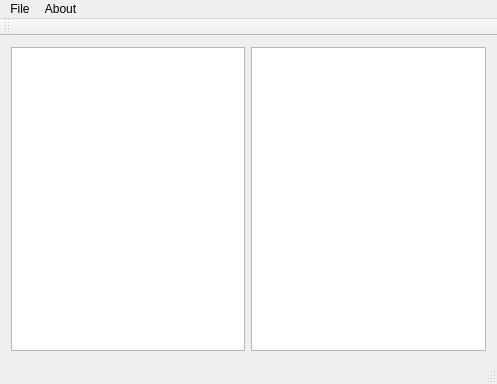
<?xml version="1.0" encoding="UTF-8"?>
<ui version="4.0">
 <class>MainWindow</class>
 <widget class="QMainWindow" name="MainWindow">
  <property name="geometry">
   <rect>
    <x>0</x>
    <y>0</y>
    <width>497</width>
    <height>384</height>
   </rect>
  </property>
  <property name="windowTitle">
   <string>ReFovea</string>
  </property>
  <property name="windowIcon">
   <iconset>
    <normaloff>res/refovea_alpha.png</normaloff>res/refovea_alpha.png</iconset>
  </property>
  <widget class="QWidget" name="centralWidget">
   <layout class="QHBoxLayout" name="horizontalLayout">
    <item>
     <widget class="QListView" name="listView"/>
    </item>
    <item>
     <widget class="QGraphicsView" name="graphicsView"/>
    </item>
   </layout>
  </widget>
  <widget class="QMenuBar" name="menuBar">
   <property name="geometry">
    <rect>
     <x>0</x>
     <y>0</y>
     <width>497</width>
     <height>25</height>
    </rect>
   </property>
   <widget class="QMenu" name="menuFile">
    <property name="title">
     <string>File</string>
    </property>
    <addaction name="actionOpen_File_s"/>
    <addaction name="actionExit"/>
   </widget>
   <widget class="QMenu" name="menuAbout">
    <property name="title">
     <string>About</string>
    </property>
    <addaction name="actionABout"/>
   </widget>
   <addaction name="menuFile"/>
   <addaction name="menuAbout"/>
  </widget>
  <widget class="QToolBar" name="mainToolBar">
   <attribute name="toolBarArea">
    <enum>TopToolBarArea</enum>
   </attribute>
   <attribute name="toolBarBreak">
    <bool>true</bool>
   </attribute>
  </widget>
  <widget class="QStatusBar" name="statusBar"/>
  <action name="actionOpen_File_s">
   <property name="text">
    <string>Open File(s)</string>
   </property>
  </action>
  <action name="actionExit">
   <property name="text">
    <string>Exit</string>
   </property>
  </action>
  <action name="actionABout">
   <property name="text">
    <string>About</string>
   </property>
  </action>
 </widget>
 <layoutdefault spacing="6" margin="11"/>
 <resources/>
 <connections>
  <connection>
   <sender>actionExit</sender>
   <signal>triggered()</signal>
   <receiver>MainWindow</receiver>
   <slot>close()</slot>
   <hints>
    <hint type="sourcelabel">
     <x>-1</x>
     <y>-1</y>
    </hint>
    <hint type="destinationlabel">
     <x>248</x>
     <y>191</y>
    </hint>
   </hints>
  </connection>
 </connections>
</ui>
